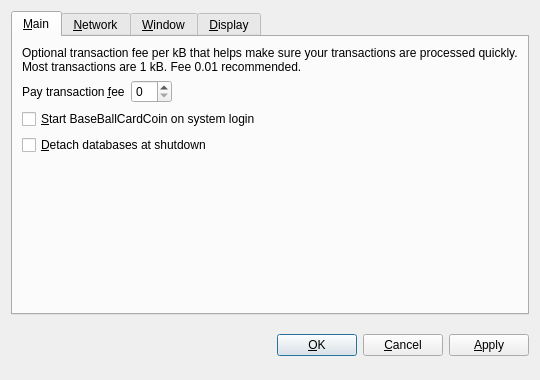
<?xml version="1.0" encoding="UTF-8"?>
<ui version="4.0">
 <class>OptionsDialog</class>
 <widget class="QDialog" name="OptionsDialog">
  <property name="geometry">
   <rect>
    <x>0</x>
    <y>0</y>
    <width>540</width>
    <height>380</height>
   </rect>
  </property>
  <property name="windowTitle">
   <string>Options</string>
  </property>
  <property name="modal">
   <bool>true</bool>
  </property>
  <layout class="QVBoxLayout" name="verticalLayout">
   <item>
    <widget class="QTabWidget" name="tabWidget">
     <property name="tabPosition">
      <enum>QTabWidget::North</enum>
     </property>
     <property name="currentIndex">
      <number>0</number>
     </property>
     <widget class="QWidget" name="tabMain">
      <attribute name="title">
       <string>&amp;Main</string>
      </attribute>
      <layout class="QVBoxLayout" name="verticalLayout_Main">
       <item>
        <widget class="QLabel" name="transactionFeeInfoLabel">
         <property name="text">
          <string>Optional transaction fee per kB that helps make sure your transactions are processed quickly. Most transactions are 1 kB. Fee 0.01 recommended.</string>
         </property>
         <property name="textFormat">
          <enum>Qt::PlainText</enum>
         </property>
         <property name="wordWrap">
          <bool>true</bool>
         </property>
        </widget>
       </item>
       <item>
        <layout class="QHBoxLayout" name="horizontalLayout_Main">
         <item>
          <widget class="QLabel" name="transactionFeeLabel">
           <property name="text">
            <string>Pay transaction &amp;fee</string>
           </property>
           <property name="textFormat">
            <enum>Qt::PlainText</enum>
           </property>
           <property name="buddy">
            <cstring>transactionFee</cstring>
           </property>
          </widget>
         </item>
         <item>
          <widget class="BitcoinAmountField" name="transactionFee"/>
         </item>
         <item>
          <spacer name="horizontalSpacer_Main">
           <property name="orientation">
            <enum>Qt::Horizontal</enum>
           </property>
           <property name="sizeHint" stdset="0">
            <size>
             <width>40</width>
             <height>20</height>
            </size>
           </property>
          </spacer>
         </item>
        </layout>
       </item>
       <item>
        <widget class="QCheckBox" name="bitcoinAtStartup">
         <property name="toolTip">
          <string>Automatically start BaseBallCardCoin after logging in to the system.</string>
         </property>
         <property name="text">
          <string>&amp;Start BaseBallCardCoin on system login</string>
         </property>
        </widget>
       </item>
       <item>
        <widget class="QCheckBox" name="detachDatabases">
         <property name="toolTip">
          <string>Detach block and address databases at shutdown. This means they can be moved to another data directory, but it slows down shutdown. The wallet is always detached.</string>
         </property>
         <property name="text">
          <string>&amp;Detach databases at shutdown</string>
         </property>
        </widget>
       </item>
       <item>
        <spacer name="verticalSpacer_Main">
         <property name="orientation">
          <enum>Qt::Vertical</enum>
         </property>
         <property name="sizeHint" stdset="0">
          <size>
           <width>20</width>
           <height>40</height>
          </size>
         </property>
        </spacer>
       </item>
      </layout>
     </widget>
     <widget class="QWidget" name="tabNetwork">
      <attribute name="title">
       <string>&amp;Network</string>
      </attribute>
      <layout class="QVBoxLayout" name="verticalLayout_Network">
       <item>
        <widget class="QCheckBox" name="mapPortUpnp">
         <property name="toolTip">
          <string>Automatically open the BaseBallCardCoin client port on the router. This only works when your router supports UPnP and it is enabled.</string>
         </property>
         <property name="text">
          <string>Map port using &amp;UPnP</string>
         </property>
        </widget>
       </item>
       <item>
        <widget class="QCheckBox" name="connectSocks">
         <property name="toolTip">
          <string>Connect to the BaseBallCardCoin network through a SOCKS proxy (e.g. when connecting through Tor).</string>
         </property>
         <property name="text">
          <string>&amp;Connect through SOCKS proxy:</string>
         </property>
        </widget>
       </item>
       <item>
        <layout class="QHBoxLayout" name="horizontalLayout_Network">
         <item>
          <widget class="QLabel" name="proxyIpLabel">
           <property name="text">
            <string>Proxy &amp;IP:</string>
           </property>
           <property name="textFormat">
            <enum>Qt::PlainText</enum>
           </property>
           <property name="buddy">
            <cstring>proxyIp</cstring>
           </property>
          </widget>
         </item>
         <item>
          <widget class="QValidatedLineEdit" name="proxyIp">
           <property name="maximumSize">
            <size>
             <width>140</width>
             <height>16777215</height>
            </size>
           </property>
           <property name="toolTip">
            <string>IP address of the proxy (e.g. 127.0.0.1)</string>
           </property>
          </widget>
         </item>
         <item>
          <widget class="QLabel" name="proxyPortLabel">
           <property name="text">
            <string>&amp;Port:</string>
           </property>
           <property name="textFormat">
            <enum>Qt::PlainText</enum>
           </property>
           <property name="buddy">
            <cstring>proxyPort</cstring>
           </property>
          </widget>
         </item>
         <item>
          <widget class="QLineEdit" name="proxyPort">
           <property name="maximumSize">
            <size>
             <width>55</width>
             <height>16777215</height>
            </size>
           </property>
           <property name="toolTip">
            <string>Port of the proxy (e.g. 9050)</string>
           </property>
          </widget>
         </item>
         <item>
          <widget class="QLabel" name="socksVersionLabel">
           <property name="text">
            <string>SOCKS &amp;Version:</string>
           </property>
           <property name="textFormat">
            <enum>Qt::PlainText</enum>
           </property>
           <property name="buddy">
            <cstring>socksVersion</cstring>
           </property>
          </widget>
         </item>
         <item>
          <widget class="QValueComboBox" name="socksVersion">
           <property name="toolTip">
            <string>SOCKS version of the proxy (e.g. 5)</string>
           </property>
          </widget>
         </item>
         <item>
          <spacer name="horizontalSpacer_Network">
           <property name="orientation">
            <enum>Qt::Horizontal</enum>
           </property>
           <property name="sizeHint" stdset="0">
            <size>
             <width>40</width>
             <height>20</height>
            </size>
           </property>
          </spacer>
         </item>
        </layout>
       </item>
       <item>
        <spacer name="verticalSpacer_Network">
         <property name="orientation">
          <enum>Qt::Vertical</enum>
         </property>
         <property name="sizeHint" stdset="0">
          <size>
           <width>20</width>
           <height>40</height>
          </size>
         </property>
        </spacer>
       </item>
      </layout>
     </widget>
     <widget class="QWidget" name="tabWindow">
      <attribute name="title">
       <string>&amp;Window</string>
      </attribute>
      <layout class="QVBoxLayout" name="verticalLayout_Window">
       <item>
        <widget class="QCheckBox" name="minimizeToTray">
         <property name="toolTip">
          <string>Show only a tray icon after minimizing the window.</string>
         </property>
         <property name="text">
          <string>&amp;Minimize to the tray instead of the taskbar</string>
         </property>
        </widget>
       </item>
       <item>
        <widget class="QCheckBox" name="minimizeOnClose">
         <property name="toolTip">
          <string>Minimize instead of exit the application when the window is closed. When this option is enabled, the application will be closed only after selecting Quit in the menu.</string>
         </property>
         <property name="text">
          <string>M&amp;inimize on close</string>
         </property>
        </widget>
       </item>
       <item>
        <spacer name="verticalSpacer_Window">
         <property name="orientation">
          <enum>Qt::Vertical</enum>
         </property>
         <property name="sizeHint" stdset="0">
          <size>
           <width>20</width>
           <height>40</height>
          </size>
         </property>
        </spacer>
       </item>
      </layout>
     </widget>
     <widget class="QWidget" name="tabDisplay">
      <attribute name="title">
       <string>&amp;Display</string>
      </attribute>
      <layout class="QVBoxLayout" name="verticalLayout_Display">
       <item>
        <layout class="QHBoxLayout" name="horizontalLayout_1_Display">
         <item>
          <widget class="QLabel" name="langLabel">
           <property name="text">
            <string>User Interface &amp;language:</string>
           </property>
           <property name="textFormat">
            <enum>Qt::PlainText</enum>
           </property>
           <property name="buddy">
            <cstring>lang</cstring>
           </property>
          </widget>
         </item>
         <item>
          <widget class="QValueComboBox" name="lang">
           <property name="toolTip">
            <string>The user interface language can be set here. This setting will take effect after restarting BaseBallCardCoin.</string>
           </property>
          </widget>
         </item>
        </layout>
       </item>
       <item>
        <layout class="QHBoxLayout" name="horizontalLayout_2_Display">
         <item>
          <widget class="QLabel" name="unitLabel">
           <property name="text">
            <string>&amp;Unit to show amounts in:</string>
           </property>
           <property name="textFormat">
            <enum>Qt::PlainText</enum>
           </property>
           <property name="buddy">
            <cstring>unit</cstring>
           </property>
          </widget>
         </item>
         <item>
          <widget class="QValueComboBox" name="unit">
           <property name="toolTip">
            <string>Choose the default subdivision unit to show in the interface and when sending coins.</string>
           </property>
          </widget>
         </item>
        </layout>
       </item>
       <item>
        <widget class="QCheckBox" name="displayAddresses">
         <property name="toolTip">
          <string>Whether to show BaseBallCardCoin addresses in the transaction list or not.</string>
         </property>
         <property name="text">
          <string>&amp;Display addresses in transaction list</string>
         </property>
        </widget>
       </item>
       <item>
        <widget class="QCheckBox" name="coinControlFeatures">
         <property name="toolTip">
          <string>Whether to show coin control features or not.</string>
         </property>
         <property name="text">
          <string>Display coin &amp;control features (experts only!)</string>
         </property>
        </widget>
       </item>
       <item>
        <spacer name="verticalSpacer_Display">
         <property name="orientation">
          <enum>Qt::Vertical</enum>
         </property>
         <property name="sizeHint" stdset="0">
          <size>
           <width>20</width>
           <height>40</height>
          </size>
         </property>
        </spacer>
       </item>
      </layout>
     </widget>
    </widget>
   </item>
   <item>
    <layout class="QHBoxLayout" name="horizontalLayout_Buttons">
     <item>
      <spacer name="horizontalSpacer_1">
       <property name="orientation">
        <enum>Qt::Horizontal</enum>
       </property>
       <property name="sizeHint" stdset="0">
        <size>
         <width>40</width>
         <height>48</height>
        </size>
       </property>
      </spacer>
     </item>
     <item>
      <widget class="QLabel" name="statusLabel">
       <property name="font">
        <font>
         <weight>75</weight>
         <bold>true</bold>
        </font>
       </property>
       <property name="text">
        <string/>
       </property>
       <property name="textFormat">
        <enum>Qt::PlainText</enum>
       </property>
       <property name="wordWrap">
        <bool>true</bool>
       </property>
      </widget>
     </item>
     <item>
      <spacer name="horizontalSpacer_2">
       <property name="orientation">
        <enum>Qt::Horizontal</enum>
       </property>
       <property name="sizeHint" stdset="0">
        <size>
         <width>40</width>
         <height>48</height>
        </size>
       </property>
      </spacer>
     </item>
     <item>
      <widget class="QPushButton" name="okButton">
       <property name="text">
        <string>&amp;OK</string>
       </property>
      </widget>
     </item>
     <item>
      <widget class="QPushButton" name="cancelButton">
       <property name="text">
        <string>&amp;Cancel</string>
       </property>
       <property name="autoDefault">
        <bool>false</bool>
       </property>
      </widget>
     </item>
     <item>
      <widget class="QPushButton" name="applyButton">
       <property name="text">
        <string>&amp;Apply</string>
       </property>
       <property name="autoDefault">
        <bool>false</bool>
       </property>
      </widget>
     </item>
    </layout>
   </item>
  </layout>
 </widget>
 <customwidgets>
  <customwidget>
   <class>BitcoinAmountField</class>
   <extends>QSpinBox</extends>
   <header>bitcoinamountfield.h</header>
  </customwidget>
  <customwidget>
   <class>QValueComboBox</class>
   <extends>QComboBox</extends>
   <header>qvaluecombobox.h</header>
  </customwidget>
  <customwidget>
   <class>QValidatedLineEdit</class>
   <extends>QLineEdit</extends>
   <header>qvalidatedlineedit.h</header>
  </customwidget>
 </customwidgets>
 <resources/>
 <connections/>
</ui>
